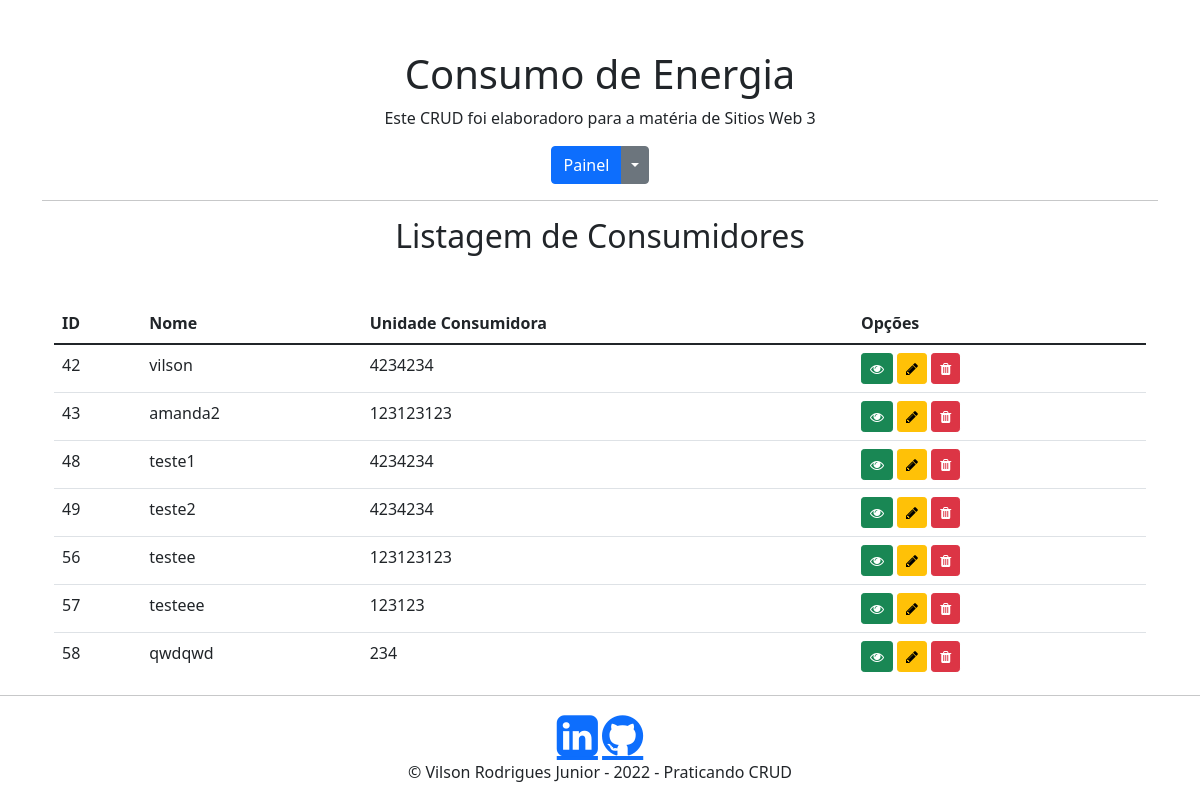
The page /src/functions/listagem.php on the database its author committed.
### tables this page shows
CREATE TABLE `consumidores` (
  `id_consumidor` int(11) NOT NULL,
  `nome` varchar(30) NOT NULL,
  `sexo` varchar(30) NOT NULL,
  `endereco` varchar(30) NOT NULL,
  `cep` varchar(30) NOT NULL,
  `bairro` varchar(30) NOT NULL,
  `cpf` varchar(30) NOT NULL,
  `nascimento` date NOT NULL,
  `vencimento` date NOT NULL,
  `unidade_consumidora` varchar(30) NOT NULL,
  `kwh` double NOT NULL,
  `total` double NOT NULL
);

### src/database/database.php (called while the page is built, shortened)
<?php
function open_database()
{
		$conexao = new mysqli(DB_HOST, DB_USER, DB_PASSWORD, DB_NAME);
        if($conexao){
            return $conexao;
        } else {
            die("Ocorreu um erro!");
        }
}
function buscar_um($table, $id = null)
{
	$database = open_database();
	$found = null;
    if ($id) {
        $sql = "SELECT * FROM {$table} WHERE id_consumidor = {$id};";
        $result = $database->query($sql);
        if ($result->num_rows > 0) {
            $found = $result->fetch_assoc();
        }
    } else {
        $sql = "SELECT * FROM {$table};";
        $result = $database->query($sql);
        if ($result->num_rows > 0) {
            $found = $result->fetch_all(MYSQLI_ASSOC);
        }
    }
	return $found;
}
function buscar_todos($table) {
    return buscar_um($table);
}

### src/functions/functions.php (called while the page is built, shortened)
<?php
require_once('../database/database.php');
function read_all()
{
    $consumidores = buscar_todos('consumidores');
}

### src/functions/listagem.php (the view, shortened to what this page needs)
<?php
require_once('./functions.php');
read_all();
include(HEADER);
?>
<h2 class="text-center mb-5">Listagem de Consumidores</h2>
<table class="table table-hover">
    <thead>
        <tr>
            <th>ID</th>
            <th>Nome</th>
            <th>Unidade Consumidora</th>
            <th>Opções</th>
        </tr>
    </thead>
    <tbody>
    <?php if ($consumidores) : ?>
    <?php foreach ($consumidores as $consumidor) : ?>
        <div class="modal fade text-left" id="modal<?= $consumidor['id_consumidor']; ?>" tabindex="-1" aria-labelledby="modal-label" aria-hidden="true">
        <tr>
            <td><?= $consumidor['id_consumidor']; ?></td>
            <td><?= $consumidor['nome']; ?></td>
            <td><?= $consumidor['unidade_consumidora']; ?></td>
            <td class="actions">
                <a href="#" class="btn btn-sm btn-success" data-bs-toggle="modal" data-bs-target="#modal<?= $consumidor['id_consumidor']; ?>">
                    <i class="fa fa-eye"></i>
                </a>
                <a href="editar.php?id=<?= $consumidor['id_consumidor']; ?>" class="btn btn-sm btn-warning">
                    <i class="fa fa-pencil"></i>
                </a>
                <a href="remover.php?id=<?= $consumidor['id_consumidor']; ?>" class="btn btn-sm btn-danger">
                    <i class="fa fa-trash"></i>
                </a>
            </td>
        </tr>
    <?php endforeach; ?>
    <?php else : ?>
        <tr>
            <td colspan="6">Nenhum registro encontrado.</td>
        </tr>
    <?php endif; ?>
    </tbody>
</table>
<?php
include(FOOTER);
?>

### src/shared/header.php (shortened to what this page needs)
<!DOCTYPE html>
<html>
<head>
    <link href="https://cdn.jsdelivr.net/npm/bootstrap@5.1.3/dist/css/bootstrap.min.css" rel="stylesheet">
    <link rel="stylesheet" href="https://maxcdn.bootstrapcdn.com/font-awesome/4.6.2/css/font-awesome.min.css">
</head>
<body class="container vh-100">
<div class="row text-center">
    <header class="sticky-top">
        <h1>Consumo de Energia</h1>
        <p>Este CRUD foi elaboradoro para a matéria de Sitios Web 3</p>
        <div>
            <div class="btn-group">
                <button type="button" class="btn btn-primary">Painel</button>
                <button type="button" class="btn btn-secondary dropdown-toggle dropdown-toggle-split" data-bs-toggle="dropdown" aria-expanded="false"><span class="visually-hidden">Toggle Dropdown</span></button>
            </div>
        </div>
        <hr />
    </header>
</div>
<main class="container">

### src/shared/footer.php (shortened to what this page needs)
</main>
<footer class="fixed-bottom">
		<hr>
		<div class="text-center">
			<a href="https://www.linkedin.com/in/vilsonrodjr/" class="fa fa-linkedin-square fa-3x"></a>
			<a href="https://github.com/vilrodrigues" class="fa fa-github fa-3x"></a>
		</div>
		<p class="text-center">&copy; Vilson Rodrigues Junior - 2022 - Praticando CRUD</p>
</footer>
</body>
</html>

### src/shared/header.php (style rules this page uses)
body { padding-top: 50px; padding-bottom: 20px; height: 100%; }
footer { background-color: white; }
main { margin-bottom: 150px; }

### rows shown on the page
consumidores: id_consumidor "42", nome "vilson", unidade_consumidora "4234234"
consumidores: id_consumidor "43", nome "amanda2", unidade_consumidora "123123123"
consumidores: id_consumidor "48", nome "teste1", unidade_consumidora "4234234"
consumidores: id_consumidor "49", nome "teste2", unidade_consumidora "4234234"
consumidores: id_consumidor "56", nome "testee", unidade_consumidora "123123123"
consumidores: id_consumidor "57", nome "testeee", unidade_consumidora "123123"
consumidores: id_consumidor "58", nome "qwdqwd", unidade_consumidora "234"
